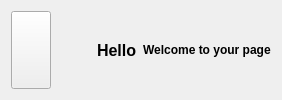
        <widget class="QWidget" name="heade_widget" native="true">
         <layout class="QHBoxLayout" name="horizontalLayout_4">
          <item>
           <layout class="QHBoxLayout" name="horizontalLayout_2">
            <item>
             <widget class="QPushButton" name="p17">
              <property name="maximumSize">
               <size>
                <width>16777215</width>
                <height>16777213</height>
               </size>
              </property>
              <property name="text">
               <string/>
              </property>
              <property name="icon">
               <iconset resource="resource.qrc">
                <normaloff>:/img/img/align-justify.svg</normaloff>:/img/img/align-justify.svg</iconset>
              </property>
              <property name="checkable">
               <bool>true</bool>
              </property>
             </widget>
            </item>
            <item>
             <spacer name="horizontalSpacer_2">
              <property name="orientation">
               <enum>Qt::Horizontal</enum>
              </property>
              <property name="sizeHint" stdset="0">
               <size>
                <width>40</width>
                <height>20</height>
               </size>
              </property>
             </spacer>
            </item>
            <item>
             <widget class="QLabel" name="label">
              <property name="font">
               <font>
                <pointsize>12</pointsize>
                <bold>true</bold>
               </font>
              </property>
              <property name="text">
               <string>Hello</string>
              </property>
             </widget>
            </item>
            <item>
             <widget class="QLabel" name="label_2">
              <property name="font">
               <font>
                <bold>true</bold>
               </font>
              </property>
              <property name="text">
               <string>Welcome to your page</string>
              </property>
             </widget>
            </item>
           </layout>
          </item>
         </layout>
        </widget>
